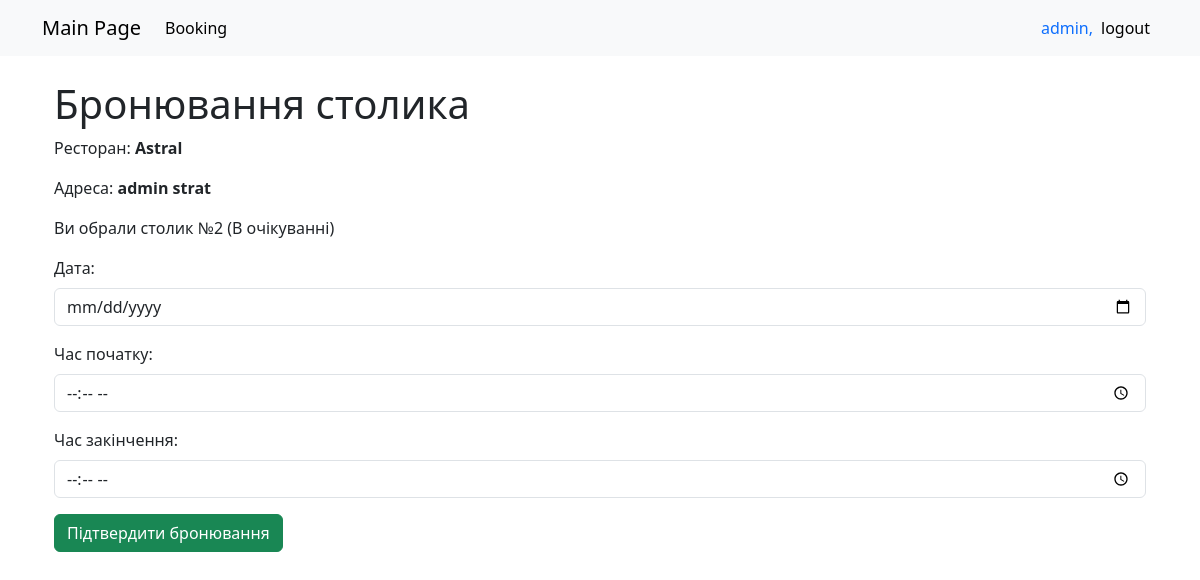
Before: /booking/?table_id=5&restaurant_id=3 (signed in) with the older database file.
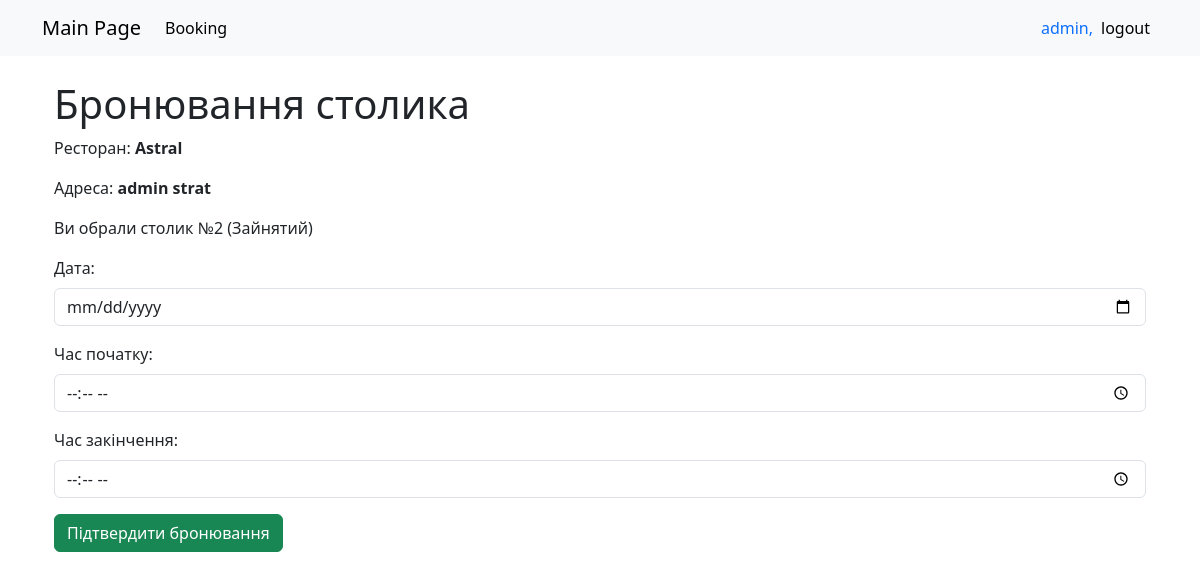
After: the same page with the newer database file.
### booking_app/models.py (models this page shows, shortened)
class Table(models.Model):
    TABLE_STATUS = [
        ('вільний', 'Вільний'),
        ('зайнятий', 'Зайнятий'),
        ('в очікуванні', 'В очікуванні'),
    ]
    table_id = models.AutoField(primary_key=True)
    res_name = models.ForeignKey(Restaurant, on_delete=models.CASCADE, related_name='tables')
    price = models.IntegerField()
    num = models.IntegerField()
    status = models.CharField(max_length=20, choices=TABLE_STATUS, default='вільний')

### booking_app/views.py (the view, shortened to what this page needs)
# urls.py: path('booking/', views.booking_page, name='booking_page'),
@login_required
def booking_page(request):
    table_id = request.GET.get('table_id')
    restaurant_id = request.GET.get('restaurant_id')
    restaurant = get_object_or_404(Restaurant, id=restaurant_id)
    selected_table = restaurant.tables.filter(table_id=table_id).first()
    if not selected_table:
        messages.error(request, "Обраний столик не належить цьому ресторану.")
        return redirect('restaurant', restaurant_id=restaurant_id)
    return render(request, 'booking_page.html', {
        'selected_table': selected_table,
        'restaurant': restaurant,
    })

### booking_app/templates/booking_page.html (shortened to what this page needs)
{% extends "base.html" %}
{% block content %}
<div class="container mt-4">
    <h1>Бронювання столика</h1>
    <p>Ресторан: <strong>{{ restaurant.title }}</strong></p>
    <p>Адреса: <strong>{{ restaurant.adress }}</strong></p>
    <p>Ви обрали столик №{{ selected_table.num }} ({{ selected_table.get_status_display }})</p>
    <form method="post">
        <div class="mb-3">
            <label for="date" class="form-label">Дата:</label>
            <input type="date" class="form-control" name="date" required>
        </div>
        <div class="mb-3">
            <label for="start_time" class="form-label">Час початку:</label>
            <input type="time" class="form-control" name="start_time" required>
        </div>
        <div class="mb-3">
            <label for="end_time" class="form-label">Час закінчення:</label>
            <input type="time" class="form-control" name="end_time" required>
        </div>
        <button type="submit" class="btn btn-success">Підтвердити бронювання</button>
    </form>
</div>
{% endblock %}

Changed rows visible on the page:
changed Table: status "В очікуванні" → "Зайнятий"
